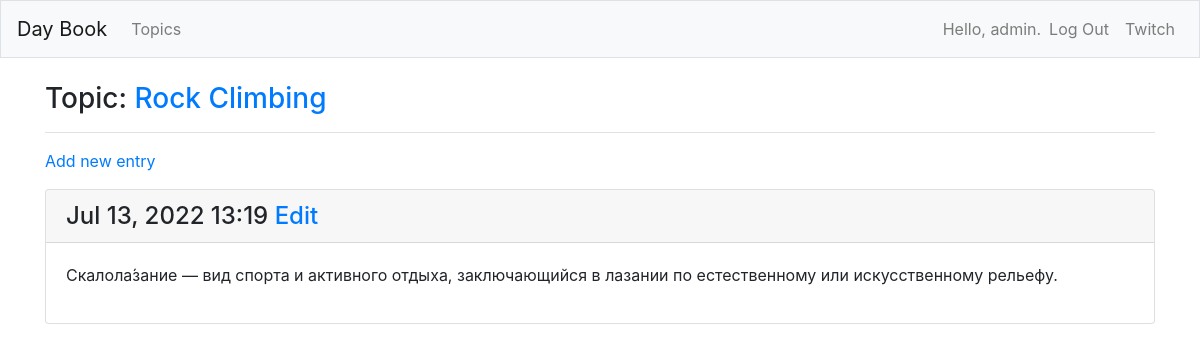
The page /topics/2/ (signed in) on the database its author committed.
### learning_logs/models.py (models this page shows, shortened)
class Topic(models.Model):
    text = models.CharField(max_length=200)
    date_added = models.DateTimeField(auto_now_add=True)
    owner = models.ForeignKey(User, on_delete=models.CASCADE)
    def __str__(self):
        return self.text

class Entry(models.Model):
    topic = models.ForeignKey(Topic, on_delete=models.CASCADE)
    text = models.TextField()
    date_added = models.DateTimeField(auto_now_add=True)
    class Meta:
        verbose_name_plural = 'entries'

### learning_logs/views.py (the view)
# urls.py: path('topics/<int:topic_id>/', views.topic, name='topic'),
@login_required
def topic(request, topic_id):
    topic = Topic.objects.get(id=topic_id)
    check_topic_owner(owner=topic.owner, current_user=request.user)
    entries = topic.entry_set.order_by('-date_added')
    context = {'topic': topic, 'entries': entries}
    return render(request, 'learning_logs/topic.html', context)

### learning_logs/views.py (called while the page is built)
def check_topic_owner(owner, current_user):
    if owner != current_user:
        raise Http404

### learning_logs/templates/learning_logs/topic.html
{% extends 'learning_logs/base.html' %}
{% block page_header %}
  <h3>Topic:
  <a href="{% url 'learning_logs:topics' %}">{{ topic }}</a></h3>
{% endblock page_header %}
{% block content %}
<p>
  <a href="{% url 'learning_logs:new_entry' topic.id %}">Add new entry</a>
    {% for entry in entries %}
      <div class="card mb-3">
        <h4 class="card-header">
          {{ entry.date_added|date:'M d, Y H:i'}}
          <a href="{% url 'learning_logs:edit_entry' entry.id %}">Edit</a>
        </h4>
        <div class="card-body">
          {{ entry.text|linebreaks }}
        </div>
      </div>
    {% empty %}
    <p>There are no entries for this topic yet</p>
    {% endfor %}
{% endblock content %}

### learning_logs/templates/learning_logs/base.html (shortened to what this page needs)
{% load bootstrap4 %}
<!doctype html>
<html lang="en">
  <head>
    {% bootstrap_css %}
  </head>
  <body>
    <nav class="navbar navbar-expand-md navbar-light bg-light mb-4 border">
      <a class="navbar-brand" href="{% url 'learning_logs:index' %}">Day Book</a>
      <div class="collapse navbar-collapse" id="navbarCollapse">
        <ul class="navbar-nav mr-auto">
          <li class="nav-item">
            <a class="nav-link" href="{% url 'learning_logs:topics' %}">Topics</a>
          </li>
        </ul>
        <ul class="navbar-nav ml-auto">
          {% if user.is_authenticated %}
          <li class="nav-item">
            <span class="navbar-text">Hello, {{ user.username }}.</span>
          </li>
          <li class="nav-item">
            <a class="nav-link" href="{% url 'users:logout' %}">Log Out</a>
          </li>
          {% endif %}
          <li>
            <a target="_blank" class="nav-link" href="https://www.twitch.tv/">Twitch</a>
          </li>
        </ul>
      </div>
    </nav>
    <main role="main" class="container">
      <div class="pb-2 mb-3 border-bottom">
        {% block page_header %}{% endblock page_header %}
      </div>
      <div>
        {% block content %}{% endblock content %}
      </div>
    </main>
  </body>
</html>

### rows shown on the page
Topic: text "Rock Climbing"
Entry: date_added "Jul 13, 2022 13:19", text "Скалола́зание — вид спорта и активного отдыха, заключающийся в лазании по естественному или искусственному рельефу."

### other values the page prints
{{ user.username }} "admin"
